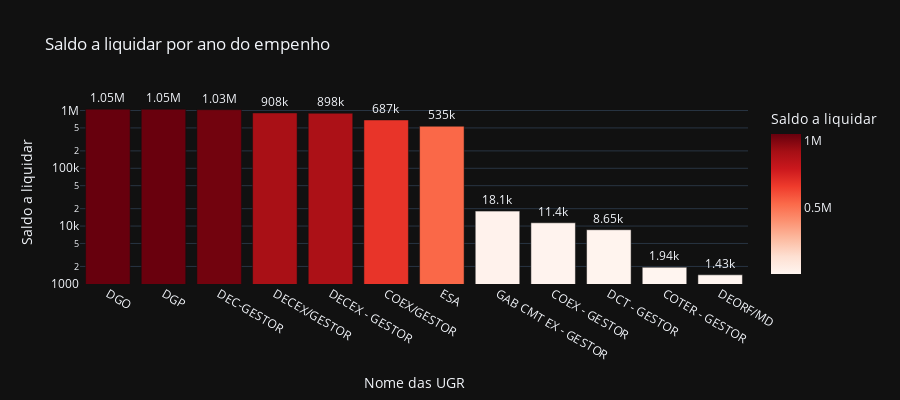

Write notebook code for a chart like this one.
### Code cell
# Saldo a liquidar por tipo de NE
cols = ['NOME_UGR', 'A_LIQUIDAR']

df_aux = df.loc[:, cols].groupby('NOME_UGR').sum().sort_values(by= 'A_LIQUIDAR', ascending=False).reset_index()
df_aux = df_aux[df_aux['A_LIQUIDAR'] > 0]
fig = px.bar(df_aux, 
             x='NOME_UGR', 
             y='A_LIQUIDAR',
             title='Saldo a liquidar por ano do empenho',
             labels={'NOME_UGR':'Nome das UGR', 'A_LIQUIDAR':'Saldo a liquidar'},
             text_auto='.3s',
             height=400,
             log_y=True,
             color='A_LIQUIDAR',
             color_continuous_scale = 'reds',
             template='plotly_dark')
fig.update_traces(textposition = 'outside', cliponaxis = False, hovertemplate=None)
fig.update_layout(hovermode="x unified")

fig.show()

### Figure 1 — Plotly figure (JSON) as saved in the notebook; plotly's stock layout.template omitted (floating-point values rounded to 4 significant figures)
{"data": [{"alignmentgroup": "True", "cliponaxis": false, "legendgroup": "", "marker": {"color": [1054000.0, 1050000.0, 1031000.0, 908100.0, 897500.0, 686500.0, 534700.0, 18150.0, 11400.0, 8645, 1938.0, 1434.0], "coloraxis": "coloraxis", "pattern": {"shape": ""}}, "name": "", "offsetgroup": "", "orientation": "v", "showlegend": false, "textposition": "outside", "texttemplate": "%{y:.3s}", "type": "bar", "x": ["DGO", "DGP", "DEC-GESTOR", "DECEX/GESTOR", "DECEX - GESTOR", "COEX/GESTOR", "ESA", "GAB CMT EX - GESTOR", "COEX - GESTOR", "DCT - GESTOR", "COTER - GESTOR", "DEORF/MD"], "xaxis": "x", "y": [1054000.0, 1050000.0, 1031000.0, 908100.0, 897500.0, 686500.0, 534700.0, 18150.0, 11400.0, 8645, 1938.0, 1434.0], "yaxis": "y"}], "layout": {"barmode": "relative", "coloraxis": {"colorbar": {"title": {"text": "Saldo a liquidar"}}, "colorscale": [[0, "rgb(255,245,240)"], [0.125, "rgb(254,224,210)"], [0.25, "rgb(252,187,161)"], [0.375, "rgb(252,146,114)"], [0.5, "rgb(251,106,74)"], [0.625, "rgb(239,59,44)"], [0.75, "rgb(203,24,29)"], [0.875, "rgb(165,15,21)"], [1, "rgb(103,0,13)"]]}, "height": 400, "hovermode": "x unified", "legend": {"tracegroupgap": 0}, "title": {"text": "Saldo a liquidar por ano do empenho"}, "xaxis": {"anchor": "y", "domain": [0, 1], "title": {"text": "Nome das UGR"}}, "yaxis": {"anchor": "x", "domain": [0, 1], "title": {"text": "Saldo a liquidar"}, "type": "log"}}}
